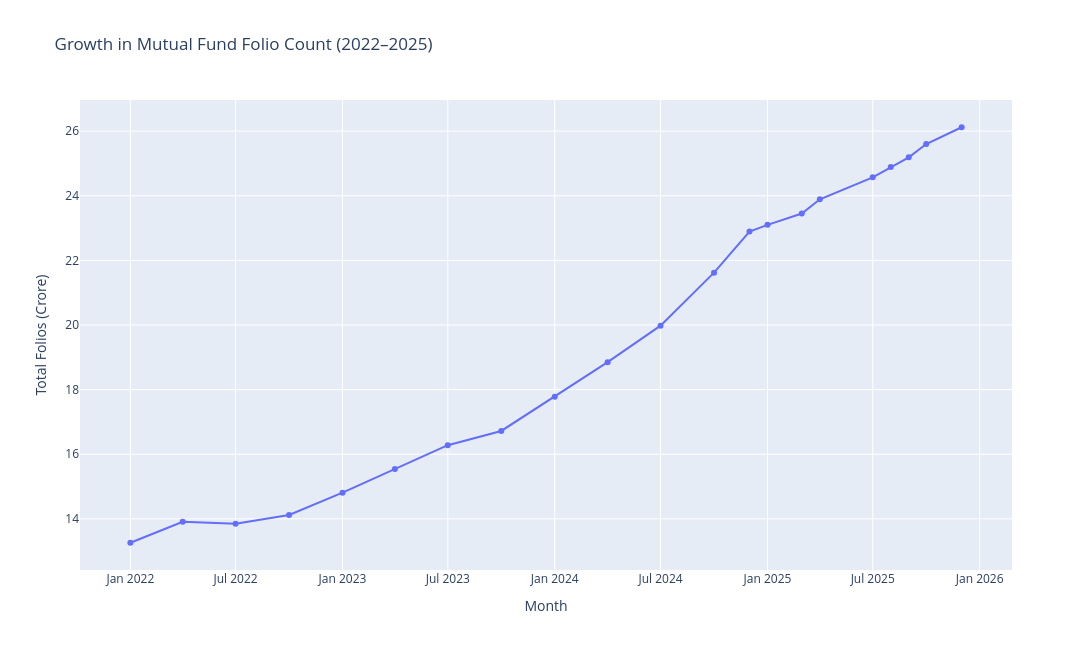

The cell this chart's notebook holds for it:
### Markdown cell above
# 10. Mutual Fund Folio Count Growth (2022–2025)

## Objective

Analyze the growth in mutual fund folio counts between January 2022 and December 2025 to understand the increase in investor participation.

## Visualization

A Plotly line chart illustrates the growth in total mutual fund folios over time, with key milestones highlighted.

## Key Insight

Total mutual fund folios increased steadily over the analysis period, reflecting growing investor participation and wider adoption of mutual fund investments.

### Code cell
import plotly.express as px

fig = px.line(
    folio,
    x="month",
    y="total_folios_crore",
    markers=True,
    title="Growth in Mutual Fund Folio Count (2022–2025)",
    labels={
        "month": "Month",
        "total_folios_crore": "Total Folios (Crore)"
    }
)

fig.update_layout(
    width=1200,
    height=650,
    hovermode="x unified"
)

fig.write_image(
    "../reports/folio_growth.png",
    scale=3
)

fig.show()

### Figure 1 — Plotly figure (JSON) as saved in the notebook; plotly's stock layout.template omitted (floating-point values rounded to 4 significant figures)
{"data": [{"hovertemplate": "Month=%{x}<br>Total Folios (Crore)=%{y}<extra></extra>", "legendgroup": "", "line": {"color": "#636efa", "dash": "solid"}, "marker": {"symbol": "circle"}, "mode": "lines+markers", "name": "", "orientation": "v", "showlegend": false, "type": "scatter", "x": ["2022-01-01T00:00:00", "2022-04-01T00:00:00", "2022-07-01T00:00:00", "2022-10-01T00:00:00", "2023-01-01T00:00:00", "2023-04-01T00:00:00", "2023-07-01T00:00:00", "2023-10-01T00:00:00", "2024-01-01T00:00:00", "2024-04-01T00:00:00", "2024-07-01T00:00:00", "2024-10-01T00:00:00", "2024-12-01T00:00:00", "2025-01-01T00:00:00", "2025-03-01T00:00:00", "2025-04-01T00:00:00", "2025-07-01T00:00:00", "2025-08-01T00:00:00", "2025-09-01T00:00:00", "2025-10-01T00:00:00", "2025-12-01T00:00:00"], "xaxis": "x", "y": [13.26, 13.91, 13.85, 14.12, 14.81, 15.54, 16.28, 16.72, 17.78, 18.85, 19.98, 21.62, 22.89, 23.1, 23.45, 23.89, 24.57, 24.89, 25.19, 25.6, 26.12], "yaxis": "y"}], "layout": {"height": 650, "hovermode": "x unified", "legend": {"tracegroupgap": 0}, "title": {"text": "Growth in Mutual Fund Folio Count (2022–2025)"}, "width": 1200, "xaxis": {"anchor": "y", "domain": [0, 1], "title": {"text": "Month"}}, "yaxis": {"anchor": "x", "domain": [0, 1], "title": {"text": "Total Folios (Crore)"}}}}
